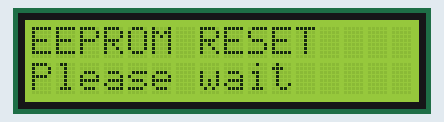
Recording of a sketch running on a simulated Arduino Uno, built with avr-gcc and run on an emulated ATmega328P. Parts: 16×2 character LCD. EEPROM starts erased.

Above: at 0.1 s.
At 4.6 s:
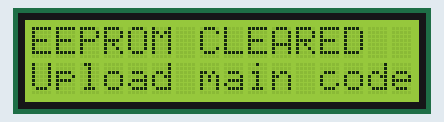

The sketch:

reset.ino
```cpp
#include <EEPROM.h>
#include <LiquidCrystal.h>

LiquidCrystal lcd(11, 12, 13, A0, A1, A2);

void setup() {
  lcd.begin(16, 2);

  lcd.clear();
  lcd.setCursor(0, 0);
  lcd.print("EEPROM RESET");
  lcd.setCursor(0, 1);
  lcd.print("Please wait");

  delay(1000);

  for (int i = 0; i < EEPROM.length(); i++) {
    EEPROM.update(i, 0);
  }

  lcd.clear();
  lcd.setCursor(0, 0);
  lcd.print("EEPROM CLEARED");
  lcd.setCursor(0, 1);
  lcd.print("Upload main code");
}

void loop() {
}
```
